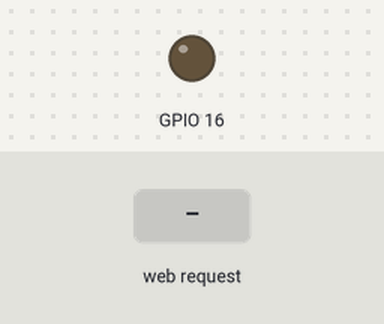
A sketch run on a simulated ESP8266 (NodeMCU). Parts: output pins drawn as LEDs (lit = HIGH). The test bench sets the inputs (shaded band). WiFi joins after 1.5 s; servers stay silent unless stated; what the sketch prints to the serial monitor is not drawn.

Above: at 2.7 s.
2.8 s: HTTP request GET /redled/on received
At 3.4 s:
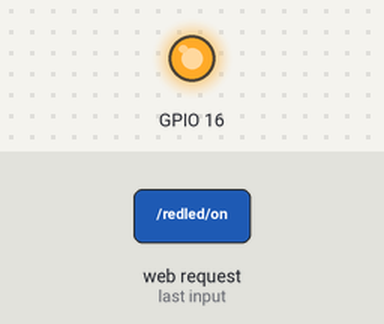
4.3 s: HTTP request GET /redled/off received
At 5.7 s:
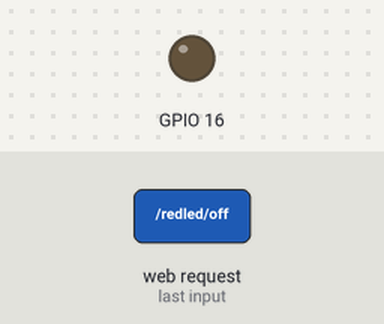
Timing chart, 0 to 7.3 s (numbered marks = the images above; inputs shaded):
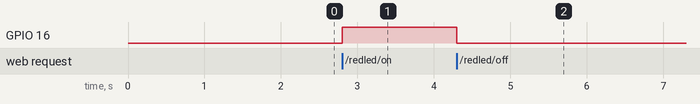

The sketch:

program4.ino
```cpp
/*  IP:port/redled?state=on */

#include <ESP8266WiFi.h>
#include <WiFiClient.h>
#include <ESP8266WebServer.h>
#include <ESP8266mDNS.h>

const char *ssid = "Amit’s iPhone"; //WiFi name
const char *password = "test1234";  // Wifi password

// create the web server process
// and make it listen on port 80
ESP8266WebServer server(80);

void handleRoot() {
  Serial.println("Request is received for /");

  // send hello message
  server.send(200, "text/plain", "Hello client");
}

void handleRedLEDOn() {
  Serial.println("Request is received for /redled");
  digitalWrite(16, HIGH);

  server.send(200, "text/html", "<h1>RED LED turned ON</h1>");
}

void handleRedLEDOff() {
  Serial.println("Request is received for /redled");
  digitalWrite(16, LOW);

  server.send(200, "text/html", "<h1>RED LED turned OFF</h1>");
}

void setup() {
  Serial.begin(115200);

  pinMode(16, OUTPUT);

  Serial.println("welcome to my web server");

  WiFi.mode(WIFI_STA);
  WiFi.begin(ssid, password);

  while (WiFi.status() != WL_CONNECTED) {
    delay(500);
    Serial.print(" . ");
  }

  Serial.println("");
  Serial.print("IP address: ");
  Serial.println(WiFi.localIP());

  server.on("/", handleRoot);
  server.on("/redled/on", handleRedLEDOn);
  server.on("/redled/off", handleRedLEDOff);

  server.begin();

  Serial.println("Server started listening on port 80");
}

void loop() {
  server.handleClient();
}
```

Measured:
- after the input at 2.8 s, GPIO 16: LOW → HIGH at once
- after the input at 4.3 s, GPIO 16: HIGH → LOW at once
